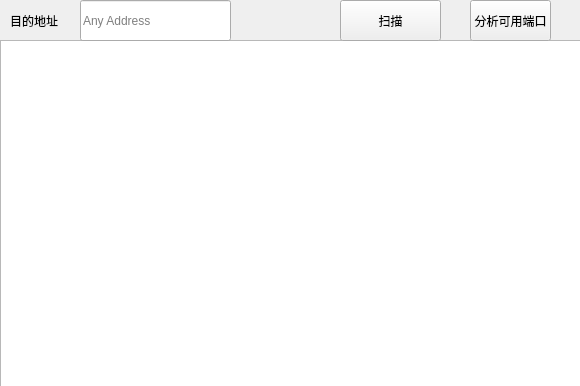
<?xml version="1.0" encoding="UTF-8"?>
<ui version="4.0">
 <class>scan_gui</class>
 <widget class="QWidget" name="scan_gui">
  <property name="geometry">
   <rect>
    <x>0</x>
    <y>0</y>
    <width>580</width>
    <height>386</height>
   </rect>
  </property>
  <property name="windowTitle">
   <string>端口扫描</string>
  </property>
  <widget class="QPlainTextEdit" name="plainTextEdit">
   <property name="geometry">
    <rect>
     <x>0</x>
     <y>40</y>
     <width>581</width>
     <height>351</height>
    </rect>
   </property>
  </widget>
  <widget class="QLabel" name="label">
   <property name="geometry">
    <rect>
     <x>10</x>
     <y>0</y>
     <width>61</width>
     <height>41</height>
    </rect>
   </property>
   <property name="text">
    <string>目的地址</string>
   </property>
  </widget>
  <widget class="QLineEdit" name="lineEdit">
   <property name="geometry">
    <rect>
     <x>80</x>
     <y>0</y>
     <width>151</width>
     <height>41</height>
    </rect>
   </property>
   <property name="placeholderText">
    <string>Any Address</string>
   </property>
  </widget>
  <widget class="QPushButton" name="pushButton">
   <property name="geometry">
    <rect>
     <x>340</x>
     <y>0</y>
     <width>101</width>
     <height>41</height>
    </rect>
   </property>
   <property name="text">
    <string>扫描</string>
   </property>
  </widget>
  <widget class="QPushButton" name="pushButton_2">
   <property name="geometry">
    <rect>
     <x>470</x>
     <y>0</y>
     <width>81</width>
     <height>41</height>
    </rect>
   </property>
   <property name="text">
    <string>分析可用端口</string>
   </property>
  </widget>
 </widget>
 <layoutdefault spacing="6" margin="11"/>
 <resources/>
 <connections>
  <connection>
   <sender>pushButton</sender>
   <signal>clicked()</signal>
   <receiver>scan_gui</receiver>
   <slot>scan()</slot>
   <hints>
    <hint type="sourcelabel">
     <x>397</x>
     <y>25</y>
    </hint>
    <hint type="destinationlabel">
     <x>287</x>
     <y>12</y>
    </hint>
   </hints>
  </connection>
  <connection>
   <sender>pushButton_2</sender>
   <signal>clicked()</signal>
   <receiver>scan_gui</receiver>
   <slot>showOpen()</slot>
   <hints>
    <hint type="sourcelabel">
     <x>476</x>
     <y>22</y>
    </hint>
    <hint type="destinationlabel">
     <x>457</x>
     <y>21</y>
    </hint>
   </hints>
  </connection>
 </connections>
 <slots>
  <slot>scan()</slot>
  <slot>showOpen()</slot>
 </slots>
</ui>
